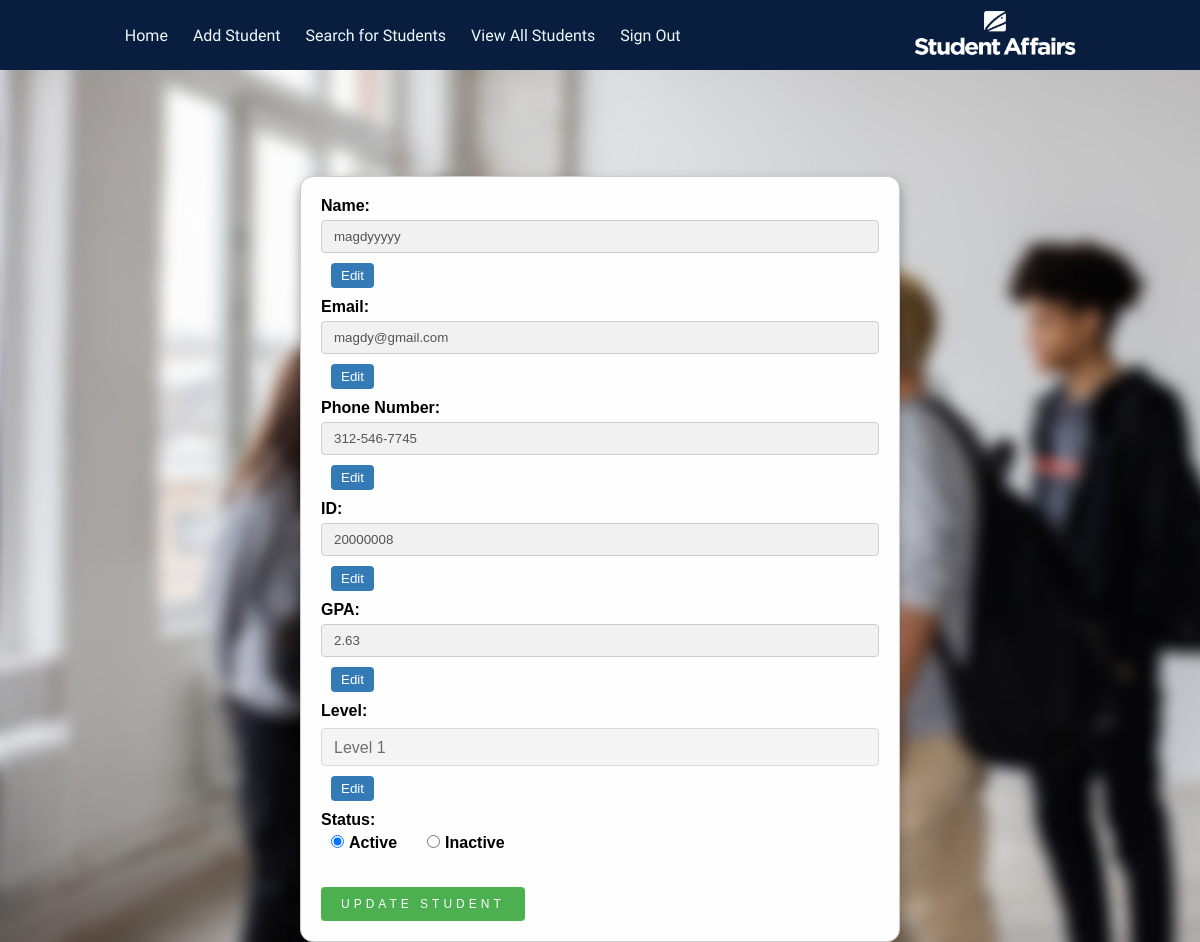
The app's page /update/20000008/ (signed in) with its own data.
### pages/models.py (models this page shows)
class Student(models.Model):
    name = models.CharField(max_length=255)
    email = models.EmailField()
    phone_number = models.CharField(max_length=20)
    student_id = models.PositiveIntegerField(primary_key=True)
    gpa = models.DecimalField(max_digits=3, decimal_places=2)
    level = models.PositiveSmallIntegerField()
    status = models.BooleanField()
    DEPARTMENT_CHOICES = (
        ('CS', 'Computer Science'),
        ('IS', 'Information System'),
        ('IT', 'Information Technology'),
        ('AI', 'Aritificial Inteligence'),
        ('DS', 'Descision Support'),
    )
    department = models.CharField(
        max_length=10, choices=DEPARTMENT_CHOICES, null=True)
    birthday = models.DateField()
    GENDER_CHOICES = (
        ('male', 'Male'),
        ('female', 'Female'),
    )
    gender = models.CharField(max_length=10, choices=GENDER_CHOICES)

### pages/views.py (the view, shortened to what this page needs)
# urls.py: path('update/<int:pk>/', views.update, name='update_student'),
@login_required(login_url='SignIn')
def update(request, pk):
    student = Student.objects.get(pk=pk)
    return render(request, "pages/update_student.html", {"student": student, "levels": list(range(1, 5)), "departments": ["CS", "IS", "IT", "SW"]})

### SA_Project/email_auth_backend.py (called while the page is built)
    def get_user(self, user_id):
        UserModel = get_user_model()
        try:
            return UserModel.objects.get(pk=user_id)
        except UserModel.DoesNotExist:
            return None

### pages/templates/pages/update_student.html (shortened to what this page needs)
{% load static %}
<!DOCTYPE html>
<html lang="en">
<head>
  <link rel="stylesheet" href="{% static 'css/common.css' %}" />
  <link rel="stylesheet" href="{% static 'css/Add_student.css' %}" />
  <link rel="stylesheet" href="{% static 'css/updatestudent.css' %}" />
</head>
<body>
  <header>
    <nav>
      <ul>
        <li><a href="{% url 'main' %}">Home</a></li>
        <li>
          <a href="{% url 'add_student' %}">Add Student</a>
        </li>
        <li><a href="{% url 'search_student' %}">Search for Students</a></li>
        <li><a href="{% url 'show_students' %}">View All Students</a></li>
        <li><a href="{% url 'sign_out' %}">Sign Out</a></li>
      </ul>
      <a href="{% url 'main' %}">
        <img src="{% static 'images/logo.png' %}" alt="Student Affairs" width="180px" height="46" />
      </a>
    </nav>
  </header>
  <br />
  <br />
  <br />
  <br />
  <div class="formcontainer">
    <form method="POST" action="">
      <div class="form-group">
        <label for="name">Name:</label>
        <input type="text" id="name" name="name" value="{{ student.name }}" disabled />
        <button type="button" class="btn-edit">Edit</button>
      </div>
      <div class="form-group">
        <label for="Email">Email:</label>
        <input type="text" id="Email" name="email" value="{{ student.email }}" disabled />
        <button type="button" class="btn-edit">Edit</button>
      </div>
      <div class="form-group">
        <label for="phone">Phone Number:</label>
        <input type="text" id="phone" name="phonenumber" value="{{ student.phone_number }}" disabled />
        <button type="button" class="btn-edit">Edit</button>
      </div>
      <div class="form-group">
        <label for="id">ID:</label>
        <input type="text" id="id" name="student_id" value="{{ student.student_id }}" disabled />
        <button type="button" class="btn-edit">Edit</button>
      </div>
      <div class="form-group">
        <label for="gpa">GPA:</label>
        <input type="text" id="gpa" name="gpa" value="{{ student.gpa }}" disabled />
        <button type="button" class="btn-edit">Edit</button>
      </div>
      <div class="form-group">
        <label for="levels">Level:</label>
        <select name="level" id="levels" disabled>
          {% for level in levels %}
          {% if student.level == level %}
          <option value="{{ level }}" selected>Level {{ level }}</option>
          {% else %}
          <option value="{{ level }}">Level {{ level }}</option>
          {% endif %}
          {% endfor %}
        </select>
        <button type="button" class="btn-edit">Edit</button>
      </div>
      <div class="form-group">
        <label for="status">Status:</label>
        <div class="radio-group">
          {% if student.status %}
          <label><input type="radio" name="status" value="active" checked />Active</label>
          <label><input type="radio" name="status" value="inactive" />Inactive</label>
          {% else %}
          <label><input type="radio" name="status" value="active" />Active</label>
          <label><input type="radio" name="status" value="inactive" checked />Inactive</label>
          {% endif %}
        </div>
      </div>
      <input type="submit" value="Update Student" />
    </form>
  </div>
</body>
</html>

### pages/static/css/common.css (style rules this page uses)
:root { --primary: #06a3da; --secondary: #34ad54; --light: #eef9ff; --dark: #091e3e; --grey: rgb(244, 252, 255); --darkGrey: rgb(220, 220, 220); --shadow: rgb(150 150 150); --shadowLight: rgb(200, 200, 200); --section-padding: 100px; }
html { scroll-behavior: smooth; }
* { -webkit-box-sizing: border-box; -moz-box-sizing: border-box; box-sizing: border-box; padding: 0; margin: 0; }
body { font-family: "Kanit", sans-serif; background-color: var(--light); }
a { text-decoration: none; color: inherit; }
header nav { position: fixed; top: 0; left: 0; margin: auto; z-index: 2; width: 100%; background-color: var(--dark); color: var(--light); padding: 10px; display: flex; justify-content: space-around; min-height: 52px; align-items: center; }
header nav ul { list-style: none; margin: 0; padding: 0; display: flex; }
nav ul li { padding: 10px; margin-right: 5px; color: var(--light); transition: 0.5s; cursor: pointer; }

### pages/static/css/Add_student.css (style rules this page uses)
form { width: 80%; max-width: 600px; margin: 0 auto; padding: 20px; border: 1px solid #ccc; border-radius: 5px; font-family: Arial, sans-serif; background-color: #fefefe; backdrop-filter: blur(7px); box-shadow: 0 .4rem .8rem #0005; border-radius: .8rem; justify-content: center; overflow: hidden; }
label { display: block; font-weight: bold; margin-bottom: 10px; }
input[type="tex"], select, input[type="date"] { width: 100%; padding: 12px 20px; margin: 8px 0; box-sizing: border-box; border: none; border-radius: 4px; font-size: 16px; background-color: #fefefe; }
input[type="radio"] { margin-right: 10px; }
input[type="submit"] { position: relative; display: inline-block; padding: 10px 20px; background-color: #091e3e; color: #ffffff; border-radius: 7px; font-size: 12px; text-decoration: none; text-transform: uppercase; overflow: hidden; transition: .5s; margin-top: 0px; border: none; letter-spacing: 4px }
select { appearance: none; -moz-appearance: none; -webkit-appearance: none; -ms-appearance: none; background-color: transparent; background: url('./svg/common/arrow-down-new.svg') right transparent; color: #333; font-size: 16px; padding: 10px 10px 10px 0; position: relative; display: block; width: 300px; border: none; border-bottom: 1px solid #000000; border-radius: 0; }

### pages/static/css/updatestudent.css (style rules this page uses)
header { position: relative; top: 0; left: 0; width: 100%; z-index: 1; }
.formcontainer { margin-top: 100px; margin-bottom: 100px; }
form { width: 80%; margin: 0 auto; font-family: Arial, sans-serif; }
.form-group { margin-bottom: 10px; }
label { display: block; margin-bottom: 5px; font-weight: bold; }
input[type="text"], select { width: 100%; padding: 8px 12px; margin-bottom: 10px; border: 1px solid #ccc; border-radius: 4px; box-sizing: border-box; }
select { height: 38px; }
.radio-group { display: flex; flex-direction: row; }
.radio-group label { margin-right: 20px; }
input[type="submit"] { background-color: #4CAF50; color: #fff; border: none; border-radius: 4px; cursor: pointer; padding: 10px 20px; margin-top: 20px; }
.btn-edit { background-color: #337ab7; color: #fff; border: none; border-radius: 4px; cursor: pointer; padding: 5px 10px; margin-left: 10px; }
input[disabled], select[disabled] { background-color: #f1f1f1; cursor: not-allowed; }
input[type="radio"] { margin-right: 5px; margin-left: 10px; }

### records on screen
Student: name "magdyyyyy", email "magdy@gmail.com", phonenumber "312-546-7745", student_id "20000008", gpa "2.63", level "Level 1"
